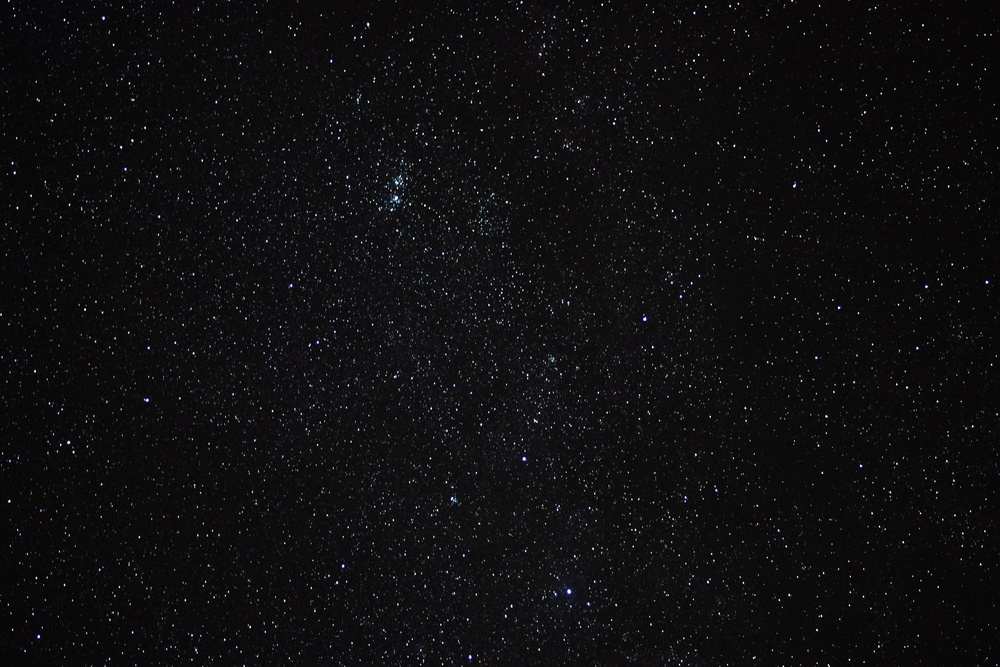
#> input picture jake-weirick-Q_RBVFFXR_g-unsplash.jpg, 1000 x 667 px, shrunk from 6000 x 4000 before the run
$ python CountStarsMethod.py
#> lines starting #> are read from the running program, lines starting #| are printed output that depends on the picture
#!/usr/bin/env python
# coding: utf-8

# In[1]:


import numpy as np
import matplotlib.pyplot as plt
import pandas as pd
import matplotlib.image as mpimg
from PIL import Image
from time import time
from skimage import data
from skimage.feature import blob_dog, blob_log, blob_doh
from skimage.color import rgb2gray
from skimage.io import imread
import glob
from math import sqrt


# In[2]:


im = Image.open("jake-weirick-Q_RBVFFXR_g-unsplash.jpg")
#> im is the input picture: PIL image 1000x667 RGB; mean R, G, B 15.3, 14.6, 16.1
plt.imshow(im)


# In[3]:


#Convert image to B&W to make star counting easier
def monochrome(picture, threshold):
    """loops over the pixels in the loaded image,
    replacing the RGB values of each with either
    black or white depending on whether its total
    luminance is above or below some threshold
    passed in by the user"""
#> called with threshold = 600
    black = (0, 0, 0)
    white = (255, 255, 255)
    xsize, ysize = picture.size
#> xsize = 1000; ysize = 667
    temp = picture.load()
    for x in range(xsize):
        for y in range(ysize):
            r,g,b = temp[x,y]
            if r+g+b >= threshold:
                temp[x,y] = black
            else:
                temp[x,y] = white


# In[4]:


#Get another copy to convert to B/W
bwpic = Image.open("jake-weirick-Q_RBVFFXR_g-unsplash.jpg")

#Remember, this threshold is a scalar, not an RGB triple
#we're looking for pixels whose total color value is 600 or greater
monochrome(bwpic,200+200+200)
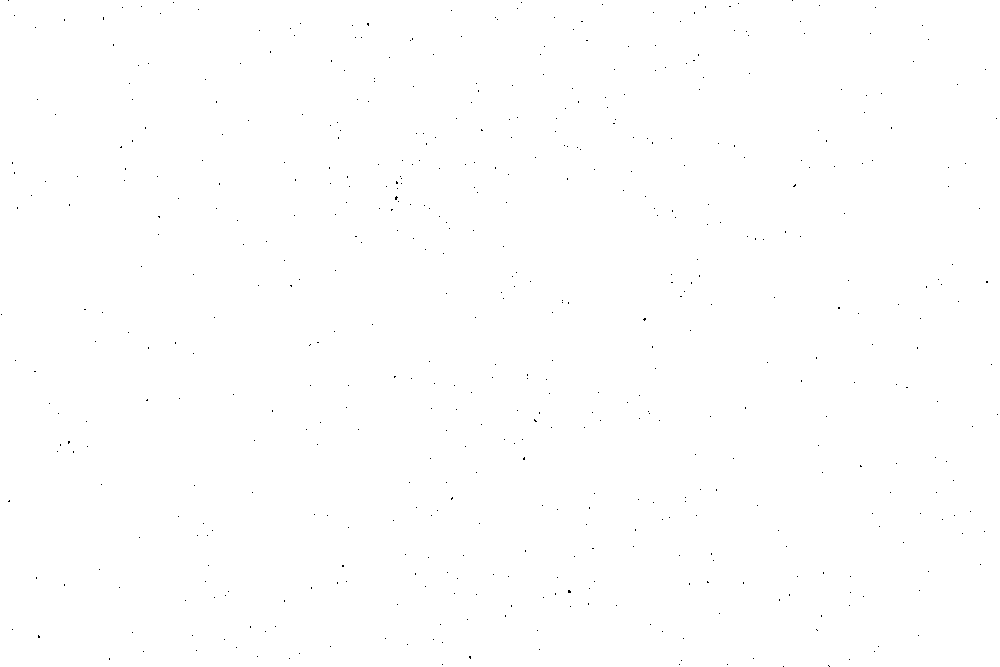
#> bwpic: PIL image 1000x667 RGB; 99.9% white; black in thin lines or dots
plt.imshow(bwpic);


# In[5]:


BLACK = (0,0,0)
RED = (255,0,0)
def count(picture):
    """scan the image top to bottom and left to right using a nested loop.
    when black pixel is found, increment the count, then call the fill
    function to fill in all the pixels connected to that one."""
    xsize, ysize = picture.size
#> xsize = 1000; ysize = 667
    temp = picture.load()
    result = 0
    for x in range(xsize):
        for y in range(ysize):
            if temp[x,y] == BLACK:
                result += 1
                fill(temp,xsize,ysize,x,y)
#> after the loop, result = 525
    return result


# In[6]:


#fill function
def fill(picture, xsize, ysize, x, y):
    """recursive fill function. It starts by checking the pixel
    it has been asked to look at. If that pixel is not black,
    this 'fill' returns immediately: there is nothing for it to do.
    If the pixel is black, 'fill' turns it red and then calls 'fill'
    on its left-hand neighbor (if it has one). It then goes on to
    call 'fill' for the right-hand, top, and bottom neighbors as well.
    This has the same effect as using an explicit work queue; each call
    to 'fill' takes care of one pixel, then calls 'fill' again to take
    care of the neighbors"""
    if picture[x, y] != BLACK:
        return
    picture[x, y] = RED
    if x > 0:
        fill(picture, xsize, ysize, x-1, y)
    if x < (xsize-1):
        fill(picture, xsize, ysize, x+1, y)
    if y > 0:
        fill(picture, xsize, ysize, x, y-1)
    if y < (ysize-1):
        fill(picture, xsize, ysize, x, y+1)


# In[7]:


count(bwpic)


# In[19]:


#Evaluate the accuracy of the model
from sklearn.neighbors import KNeighborsClassifier
from sklearn.model_selection import train_test_split
from sklearn.model_selection import cross_val_score
from sklearn.naive_bayes import GaussianNB
from sklearn.metrics import confusion_matrix
from sklearn.metrics import plot_confusion_matrix
from sklearn.metrics import classification_report


# In[9]:


npframe = np.array(bwpic.getdata())
df = pd.DataFrame(npframe)
#> df = table of 667000 rows and 3 columns
df


# In[10]:


X_train, X_test, y_train, y_test = train_test_split(df[0], df[1])


# In[11]:


X_train= X_train.values.reshape(-1, 1)
X_test = X_test.values.reshape(-1, 1)


# In[12]:


gnb = GaussianNB()


# In[13]:


y_pred = gnb.fit(X_train, y_train).predict(X_test)


# In[14]:


gnb.score(X_test, y_test)


# In[16]:


cm = confusion_matrix(y_test,y_pred)
#> cm = [[135, 0], [166615, 0]]
cm


# In[18]:


color = 'white'
#> (the run stopped early here; a loop or call above may not have finished)
